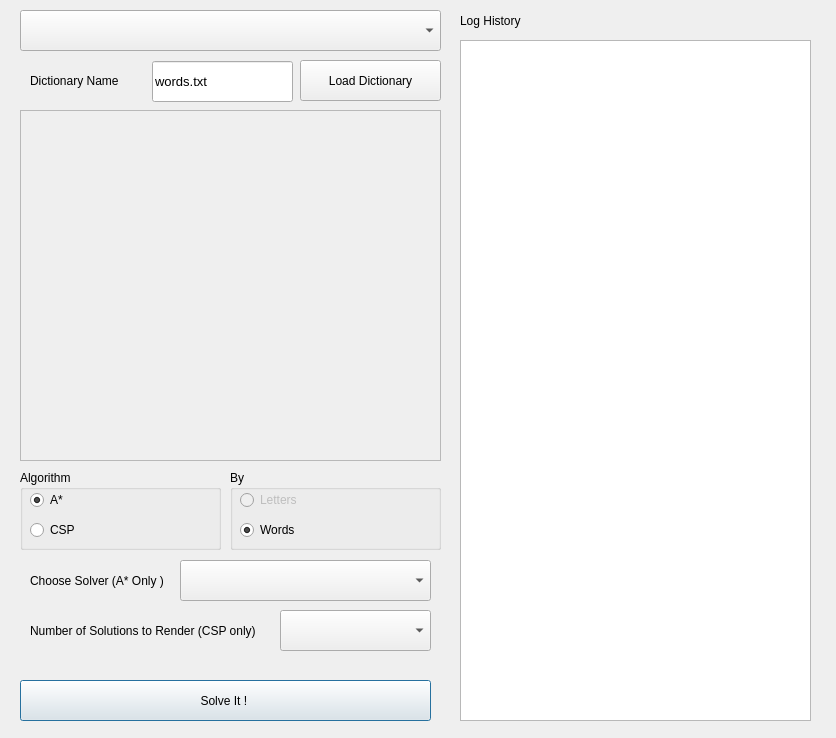
<?xml version="1.0" encoding="UTF-8"?>
<ui version="4.0">
 <class>Dialog</class>
 <widget class="QDialog" name="Dialog">
  <property name="geometry">
   <rect>
    <x>0</x>
    <y>0</y>
    <width>836</width>
    <height>738</height>
   </rect>
  </property>
  <property name="windowTitle">
   <string>Dialog</string>
  </property>
  <widget class="QPushButton" name="solveProblem_Btn">
   <property name="geometry">
    <rect>
     <x>20</x>
     <y>680</y>
     <width>411</width>
     <height>41</height>
    </rect>
   </property>
   <property name="text">
    <string>Solve It ! </string>
   </property>
  </widget>
  <widget class="QGroupBox" name="groupBox">
   <property name="geometry">
    <rect>
     <x>230</x>
     <y>470</y>
     <width>211</width>
     <height>80</height>
    </rect>
   </property>
   <property name="title">
    <string>By</string>
   </property>
   <widget class="QRadioButton" name="words_radioButton">
    <property name="geometry">
     <rect>
      <x>10</x>
      <y>50</y>
      <width>95</width>
      <height>20</height>
     </rect>
    </property>
    <property name="text">
     <string>Words</string>
    </property>
    <property name="checked">
     <bool>true</bool>
    </property>
   </widget>
   <widget class="QRadioButton" name="letters_radioButton">
    <property name="enabled">
     <bool>false</bool>
    </property>
    <property name="geometry">
     <rect>
      <x>10</x>
      <y>20</y>
      <width>95</width>
      <height>20</height>
     </rect>
    </property>
    <property name="acceptDrops">
     <bool>false</bool>
    </property>
    <property name="text">
     <string>Letters</string>
    </property>
    <property name="checked">
     <bool>false</bool>
    </property>
   </widget>
  </widget>
  <widget class="QGroupBox" name="groupBox_2">
   <property name="geometry">
    <rect>
     <x>20</x>
     <y>470</y>
     <width>201</width>
     <height>80</height>
    </rect>
   </property>
   <property name="title">
    <string>Algorithm</string>
   </property>
   <widget class="QRadioButton" name="csp_radioButton">
    <property name="geometry">
     <rect>
      <x>10</x>
      <y>50</y>
      <width>95</width>
      <height>20</height>
     </rect>
    </property>
    <property name="text">
     <string>CSP</string>
    </property>
    <property name="checked">
     <bool>false</bool>
    </property>
   </widget>
   <widget class="QRadioButton" name="astar_radioButton">
    <property name="enabled">
     <bool>true</bool>
    </property>
    <property name="geometry">
     <rect>
      <x>10</x>
      <y>20</y>
      <width>95</width>
      <height>20</height>
     </rect>
    </property>
    <property name="text">
     <string>A*</string>
    </property>
    <property name="checkable">
     <bool>true</bool>
    </property>
    <property name="checked">
     <bool>true</bool>
    </property>
   </widget>
  </widget>
  <widget class="QListWidget" name="logWidget">
   <property name="geometry">
    <rect>
     <x>460</x>
     <y>40</y>
     <width>351</width>
     <height>681</height>
    </rect>
   </property>
  </widget>
  <widget class="QFrame" name="frame">
   <property name="geometry">
    <rect>
     <x>20</x>
     <y>110</y>
     <width>421</width>
     <height>351</height>
    </rect>
   </property>
   <property name="frameShape">
    <enum>QFrame::StyledPanel</enum>
   </property>
   <property name="frameShadow">
    <enum>QFrame::Raised</enum>
   </property>
  </widget>
  <widget class="QComboBox" name="gridDropDown">
   <property name="geometry">
    <rect>
     <x>20</x>
     <y>10</y>
     <width>421</width>
     <height>41</height>
    </rect>
   </property>
  </widget>
  <widget class="QPushButton" name="loadDictionaryBtn">
   <property name="geometry">
    <rect>
     <x>300</x>
     <y>60</y>
     <width>141</width>
     <height>41</height>
    </rect>
   </property>
   <property name="text">
    <string>Load Dictionary</string>
   </property>
  </widget>
  <widget class="QComboBox" name="solverList">
   <property name="geometry">
    <rect>
     <x>180</x>
     <y>560</y>
     <width>251</width>
     <height>41</height>
    </rect>
   </property>
  </widget>
  <widget class="QLabel" name="label">
   <property name="geometry">
    <rect>
     <x>30</x>
     <y>570</y>
     <width>151</width>
     <height>21</height>
    </rect>
   </property>
   <property name="text">
    <string>Choose Solver (A* Only )</string>
   </property>
  </widget>
  <widget class="QLabel" name="label_2">
   <property name="geometry">
    <rect>
     <x>460</x>
     <y>10</y>
     <width>121</width>
     <height>21</height>
    </rect>
   </property>
   <property name="text">
    <string>Log History</string>
   </property>
  </widget>
  <widget class="QLabel" name="renderSolutions">
   <property name="geometry">
    <rect>
     <x>30</x>
     <y>610</y>
     <width>251</width>
     <height>41</height>
    </rect>
   </property>
   <property name="text">
    <string>Number of Solutions to Render (CSP only)</string>
   </property>
  </widget>
  <widget class="QComboBox" name="nbsolutionsList">
   <property name="geometry">
    <rect>
     <x>280</x>
     <y>610</y>
     <width>151</width>
     <height>41</height>
    </rect>
   </property>
  </widget>
  <widget class="QLineEdit" name="dicNameText">
   <property name="geometry">
    <rect>
     <x>152</x>
     <y>61</y>
     <width>141</width>
     <height>41</height>
    </rect>
   </property>
   <property name="font">
    <font>
     <family>Arial</family>
     <pointsize>10</pointsize>
     <weight>50</weight>
     <italic>false</italic>
     <bold>false</bold>
     <kerning>true</kerning>
    </font>
   </property>
   <property name="text">
    <string>words.txt</string>
   </property>
  </widget>
  <widget class="QLabel" name="label_3">
   <property name="geometry">
    <rect>
     <x>30</x>
     <y>70</y>
     <width>121</width>
     <height>21</height>
    </rect>
   </property>
   <property name="text">
    <string>Dictionary Name</string>
   </property>
  </widget>
 </widget>
 <resources/>
 <connections/>
</ui>
